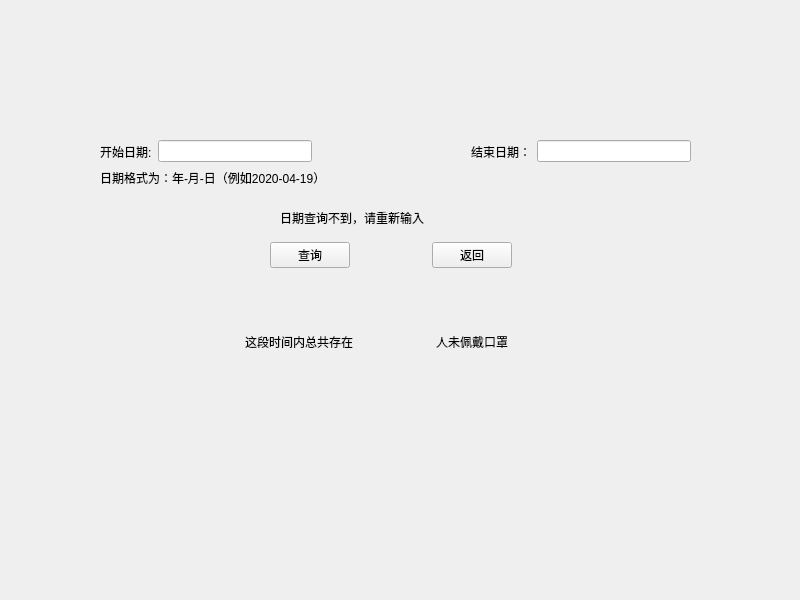
<?xml version="1.0" encoding="UTF-8"?>
<ui version="4.0">
 <class>Query</class>
 <widget class="QMainWindow" name="Query">
  <property name="geometry">
   <rect>
    <x>0</x>
    <y>0</y>
    <width>800</width>
    <height>600</height>
   </rect>
  </property>
  <property name="windowTitle">
   <string>MainWindow</string>
  </property>
  <widget class="QWidget" name="centralwidget">
   <widget class="QWidget" name="layoutWidget">
    <property name="geometry">
     <rect>
      <x>245</x>
      <y>330</y>
      <width>321</width>
      <height>23</height>
     </rect>
    </property>
    <layout class="QHBoxLayout" name="horizontalLayout_2">
     <item>
      <widget class="QLabel" name="label_4">
       <property name="minimumSize">
        <size>
         <width>140</width>
         <height>0</height>
        </size>
       </property>
       <property name="maximumSize">
        <size>
         <width>150</width>
         <height>16777215</height>
        </size>
       </property>
       <property name="text">
        <string>这段时间内总共存在</string>
       </property>
      </widget>
     </item>
     <item>
      <widget class="QLabel" name="label_6">
       <property name="minimumSize">
        <size>
         <width>0</width>
         <height>0</height>
        </size>
       </property>
       <property name="maximumSize">
        <size>
         <width>30</width>
         <height>16777215</height>
        </size>
       </property>
       <property name="text">
        <string/>
       </property>
      </widget>
     </item>
     <item>
      <widget class="QLabel" name="label_5">
       <property name="minimumSize">
        <size>
         <width>130</width>
         <height>0</height>
        </size>
       </property>
       <property name="maximumSize">
        <size>
         <width>100</width>
         <height>16777215</height>
        </size>
       </property>
       <property name="text">
        <string>人未佩戴口罩</string>
       </property>
      </widget>
     </item>
    </layout>
   </widget>
   <widget class="QLabel" name="label_3">
    <property name="geometry">
     <rect>
      <x>100</x>
      <y>170</y>
      <width>351</width>
      <height>16</height>
     </rect>
    </property>
    <property name="text">
     <string>日期格式为：年-月-日（例如2020-04-19）</string>
    </property>
   </widget>
   <widget class="QWidget" name="layoutWidget_2">
    <property name="geometry">
     <rect>
      <x>270</x>
      <y>240</y>
      <width>242</width>
      <height>30</height>
     </rect>
    </property>
    <layout class="QHBoxLayout" name="horizontalLayout_3">
     <item>
      <widget class="QPushButton" name="pushButton">
       <property name="text">
        <string>查询</string>
       </property>
      </widget>
     </item>
     <item>
      <spacer name="horizontalSpacer_2">
       <property name="orientation">
        <enum>Qt::Horizontal</enum>
       </property>
       <property name="sizeHint" stdset="0">
        <size>
         <width>40</width>
         <height>20</height>
        </size>
       </property>
      </spacer>
     </item>
     <item>
      <widget class="QPushButton" name="pushButton_2">
       <property name="text">
        <string>返回</string>
       </property>
      </widget>
     </item>
    </layout>
   </widget>
   <widget class="QWidget" name="layoutWidget_3">
    <property name="geometry">
     <rect>
      <x>100</x>
      <y>140</y>
      <width>591</width>
      <height>23</height>
     </rect>
    </property>
    <layout class="QHBoxLayout" name="horizontalLayout">
     <item>
      <widget class="QLabel" name="label">
       <property name="text">
        <string>开始日期:</string>
       </property>
      </widget>
     </item>
     <item>
      <widget class="QLineEdit" name="lineEdit"/>
     </item>
     <item>
      <spacer name="horizontalSpacer">
       <property name="orientation">
        <enum>Qt::Horizontal</enum>
       </property>
       <property name="sizeHint" stdset="0">
        <size>
         <width>40</width>
         <height>20</height>
        </size>
       </property>
      </spacer>
     </item>
     <item>
      <widget class="QLabel" name="label_2">
       <property name="text">
        <string>结束日期：</string>
       </property>
      </widget>
     </item>
     <item>
      <widget class="QLineEdit" name="lineEdit_2"/>
     </item>
    </layout>
   </widget>
   <widget class="QLabel" name="label_7">
    <property name="geometry">
     <rect>
      <x>280</x>
      <y>210</y>
      <width>211</width>
      <height>16</height>
     </rect>
    </property>
    <property name="text">
     <string>日期查询不到，请重新输入</string>
    </property>
   </widget>
  </widget>
 </widget>
 <resources/>
 <connections/>
</ui>
